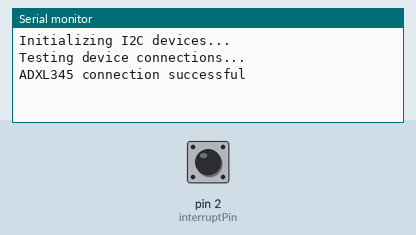
Bench run of a sketch on a simulated Arduino Uno, built with avr-gcc and run on an emulated ATmega328P. Parts: the last lines printed to the serial monitor. The test bench sets the inputs (shaded band); at power-on: pin 2 (interruptPin) LOW.

Above: at 1.2 s.
1.3 s: pin 2 (interruptPin) pulled HIGH for 0.15 s
At 2.3 s:
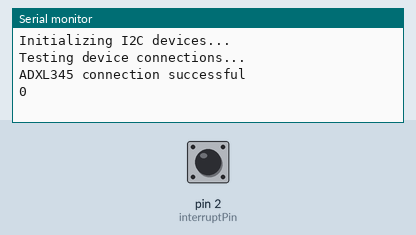
2.9 s: pin 2 (interruptPin) pulled HIGH for 1 s
At 3.5 s:
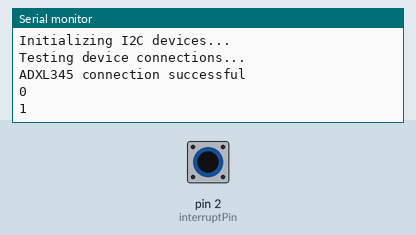
5.4 s: pin 2 (interruptPin) pulled HIGH for 0.15 s
At 6.6 s:
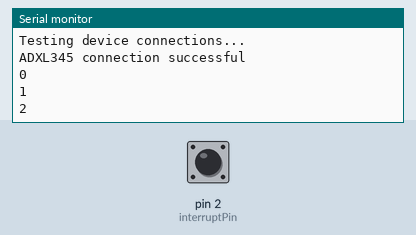

The sketch:

vibrate_I2Cdev.ino
```cpp
#include "Wire.h"

#include "I2Cdev.h"
#include "ADXL345.h"

// class default I2C address is 0x53
// specific I2C addresses may be passed as a parameter here
// ALT low = 0x53 (default for SparkFun 6DOF board)
// ALT high = 0x1D
ADXL345 adxl345;

int16_t ax, ay, az;

#define interruptPin 2

unsigned int counter;
volatile boolean singletap;

void setup() {
    // join I2C bus (I2Cdev library doesn't do this automatically)
    Wire.begin();

    Serial.begin(9600);

    // initialize device
    Serial.println("Initializing I2C devices...");
    adxl345.initialize();
    adxl345.setTapThreshold(50);
    adxl345.setTapDuration(15);
    adxl345.setInterruptMode(0);
    adxl345.setIntSingleTapPin(0);
    adxl345.setIntSingleTapEnabled(1);

    // verify connection
    Serial.println("Testing device connections...");
    Serial.println(adxl345.testConnection() ? "ADXL345 connection successful" : "ADXL345 connection failed");

    attachInterrupt(digitalPinToInterrupt(interruptPin),interrupt0,RISING);
}

void loop() {
  adxl345.getIntSingleTapSource();
  if(singletap) {
    Serial.println(counter);
    delay(500);
    counter++;
    singletap = false;
  }
  //Serial.println(digitalRead(interruptPin));
    // read raw adxl345 measurements from device
//    adxl345.getAcceleration(&ax, &ay, &az);
//
//    // display tab-separated adxl345 x/y/z values
//    Serial.print("adxl345:\t");
//    Serial.print(ax); Serial.print("\t");
//    Serial.print(ay); Serial.print("\t");
//    Serial.println(az);
}

void interrupt0(){
  singletap = true;
}
```

Measured:
- after the input at 1.3 s, the serial monitor: prints a new line at once (image 1)
- after the input at 2.9 s, the serial monitor: prints a new line at once (image 2)
- after the input at 5.4 s, the serial monitor: prints a new line at once (image 3)
